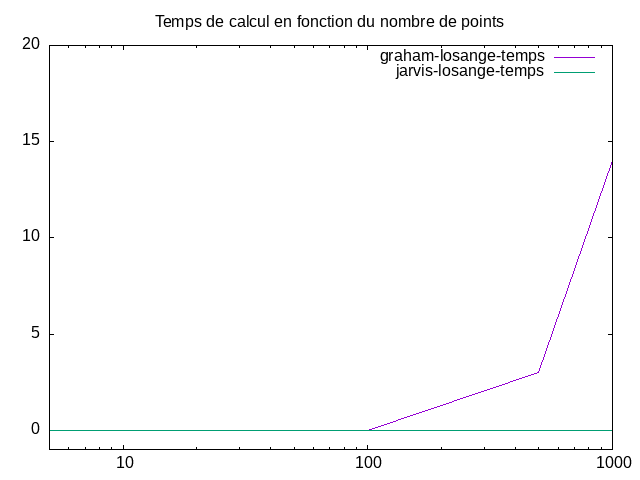

Source code (gnuplot):
set logscale x 10
set yrange [-1:20] 
set xrange [5:1000]
set title "Temps de calcul en fonction du nombre de points"

set terminal png size 640,480 
set output "jarvis-graham-losange-temps.png"

filenames = "graham-losange-temps jarvis-losange-temps "
plot for [file in filenames] file.".dat" using 1:2 with lines title file

